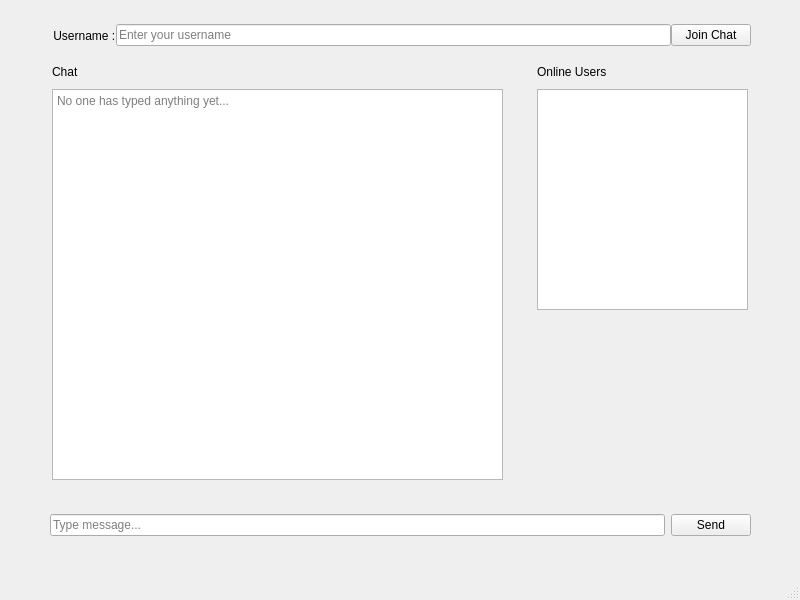
<?xml version="1.0" encoding="UTF-8"?>
<ui version="4.0">
 <class>MainWindow</class>
 <widget class="QMainWindow" name="MainWindow">
  <property name="geometry">
   <rect>
    <x>0</x>
    <y>0</y>
    <width>800</width>
    <height>600</height>
   </rect>
  </property>
  <property name="windowTitle">
   <string>LANChat</string>
  </property>
  <widget class="QWidget" name="centralwidget">
   <widget class="QTextEdit" name="chatBox">
    <property name="geometry">
     <rect>
      <x>52</x>
      <y>89</y>
      <width>451</width>
      <height>391</height>
     </rect>
    </property>
    <property name="readOnly">
     <bool>true</bool>
    </property>
    <property name="html">
     <string>&lt;!DOCTYPE HTML PUBLIC &quot;-//W3C//DTD HTML 4.0//EN&quot; &quot;http://www.w3.org/TR/REC-html40/strict.dtd&quot;&gt;
&lt;html&gt;&lt;head&gt;&lt;meta name=&quot;qrichtext&quot; content=&quot;1&quot; /&gt;&lt;meta charset=&quot;utf-8&quot; /&gt;&lt;style type=&quot;text/css&quot;&gt;
p, li { white-space: pre-wrap; }
hr { height: 1px; border-width: 0; }
li.unchecked::marker { content: &quot;\2610&quot;; }
li.checked::marker { content: &quot;\2612&quot;; }
&lt;/style&gt;&lt;/head&gt;&lt;body style=&quot; font-family:'Segoe UI'; font-size:9pt; font-weight:400; font-style:normal;&quot;&gt;
&lt;p style=&quot;-qt-paragraph-type:empty; margin-top:0px; margin-bottom:0px; margin-left:0px; margin-right:0px; -qt-block-indent:0; text-indent:0px;&quot;&gt;&lt;br /&gt;&lt;/p&gt;&lt;/body&gt;&lt;/html&gt;</string>
    </property>
    <property name="placeholderText">
     <string>No one has typed anything yet...</string>
    </property>
   </widget>
   <widget class="QWidget" name="layoutWidget">
    <property name="geometry">
     <rect>
      <x>50</x>
      <y>20</y>
      <width>701</width>
      <height>31</height>
     </rect>
    </property>
    <layout class="QHBoxLayout" name="horizontalLayout_2" stretch="0,0,0">
     <property name="spacing">
      <number>0</number>
     </property>
     <item>
      <widget class="QLabel" name="username">
       <property name="text">
        <string> Username :</string>
       </property>
      </widget>
     </item>
     <item>
      <widget class="QLineEdit" name="usernameEdit">
       <property name="text">
        <string/>
       </property>
       <property name="placeholderText">
        <string>Enter your username</string>
       </property>
      </widget>
     </item>
     <item>
      <widget class="QPushButton" name="visibilityButton">
       <property name="text">
        <string>Join Chat</string>
       </property>
      </widget>
     </item>
    </layout>
   </widget>
   <widget class="QWidget" name="layoutWidget">
    <property name="geometry">
     <rect>
      <x>50</x>
      <y>510</y>
      <width>701</width>
      <height>31</height>
     </rect>
    </property>
    <layout class="QHBoxLayout" name="horizontalLayout">
     <item>
      <widget class="QLineEdit" name="messageEdit">
       <property name="text">
        <string/>
       </property>
       <property name="placeholderText">
        <string>Type message...</string>
       </property>
      </widget>
     </item>
     <item>
      <widget class="QPushButton" name="sendButton">
       <property name="text">
        <string>Send</string>
       </property>
      </widget>
     </item>
    </layout>
   </widget>
   <widget class="QListWidget" name="usersList">
    <property name="geometry">
     <rect>
      <x>537</x>
      <y>89</y>
      <width>211</width>
      <height>221</height>
     </rect>
    </property>
   </widget>
   <widget class="QLabel" name="label">
    <property name="geometry">
     <rect>
      <x>537</x>
      <y>62</y>
      <width>82</width>
      <height>20</height>
     </rect>
    </property>
    <property name="text">
     <string>Online Users</string>
    </property>
   </widget>
   <widget class="QLabel" name="label_2">
    <property name="geometry">
     <rect>
      <x>52</x>
      <y>62</y>
      <width>30</width>
      <height>20</height>
     </rect>
    </property>
    <property name="text">
     <string>Chat</string>
    </property>
   </widget>
   <widget class="QLabel" name="typingLabel">
    <property name="geometry">
     <rect>
      <x>50</x>
      <y>480</y>
      <width>171</width>
      <height>21</height>
     </rect>
    </property>
    <property name="font">
     <font>
      <italic>true</italic>
     </font>
    </property>
    <property name="text">
     <string/>
    </property>
   </widget>
  </widget>
  <widget class="QMenuBar" name="menubar">
   <property name="geometry">
    <rect>
     <x>0</x>
     <y>0</y>
     <width>800</width>
     <height>25</height>
    </rect>
   </property>
  </widget>
  <widget class="QStatusBar" name="statusbar"/>
 </widget>
 <resources/>
 <connections/>
</ui>
